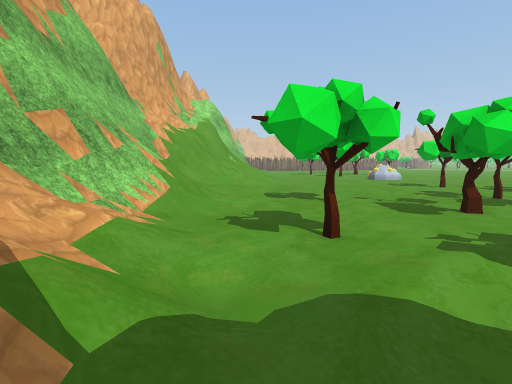
[1] (above)

24 first-person views from a walk through a scene from a Unity 3-D project. The camera is 1.5 m above the floor, tilts 6° down and sees 85° across. The floor is counted in squares, 2 m on a side. Each view is taken from the middle of a square. On the plan, view 1 faces up. The plan holds only what a view shows up to about 10 squares ahead; the rest is blank. The place goes on beyond the plan. The player character is not drawn. Some surface patterns are stand-ins.

[2]
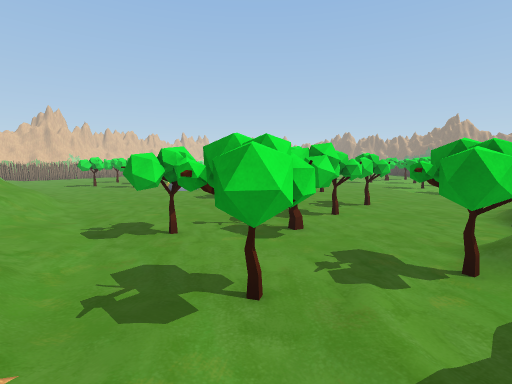

[3]
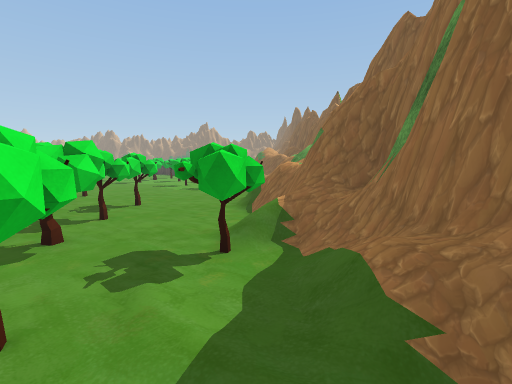

[4]
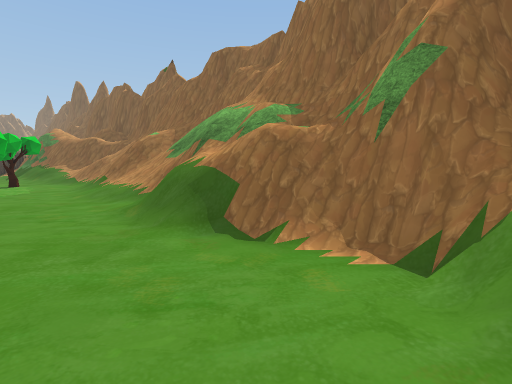

[5]
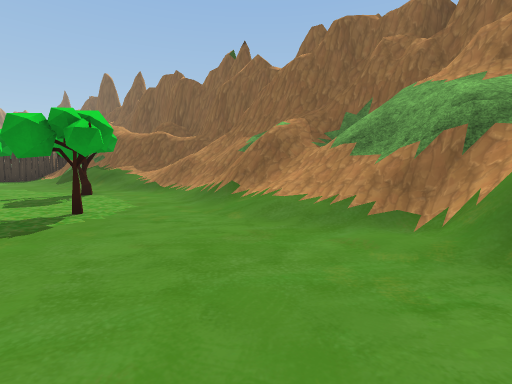

[6]
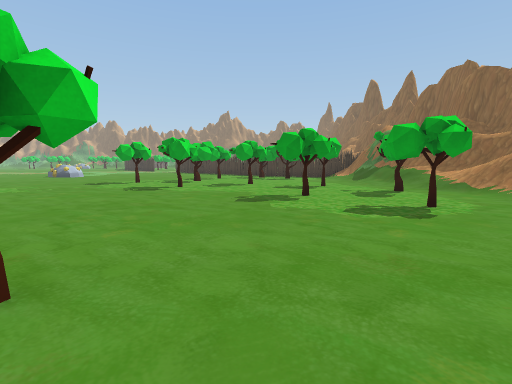

[7]
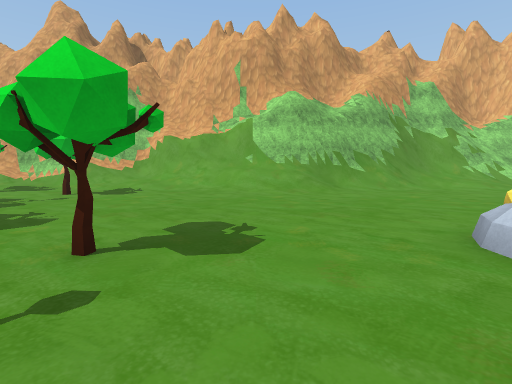

[8]
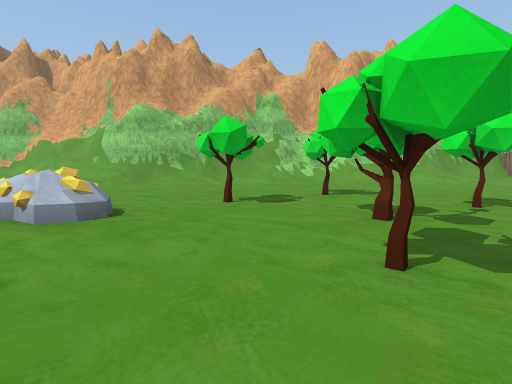

[9]
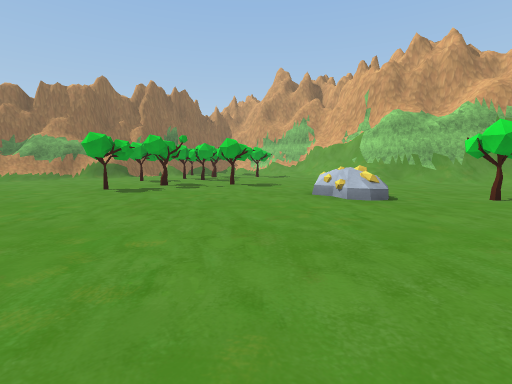

[10]
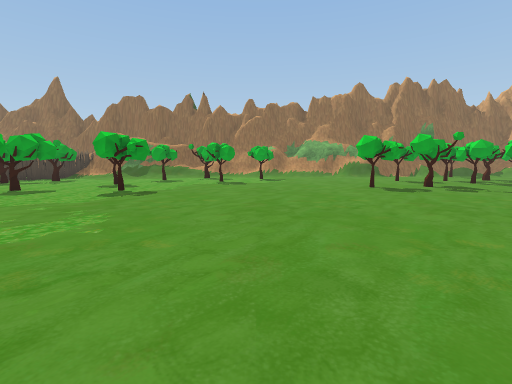

[11]
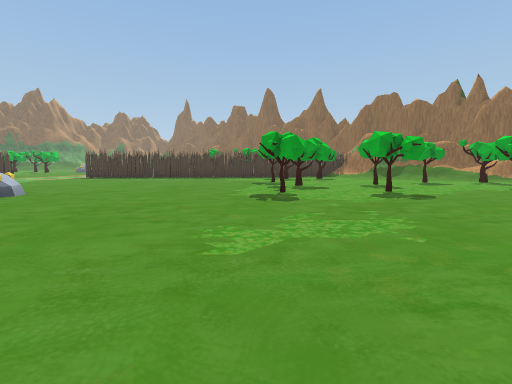

[12]
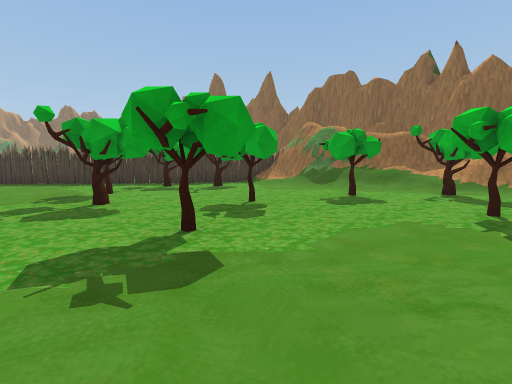

[13]
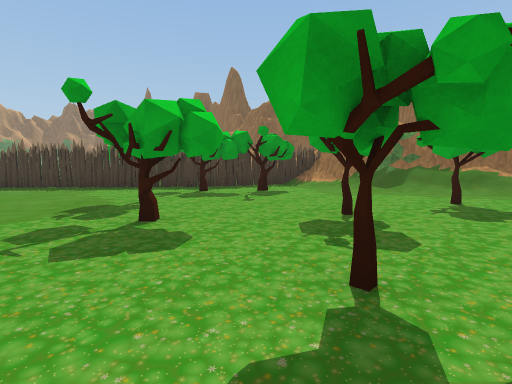

[14]
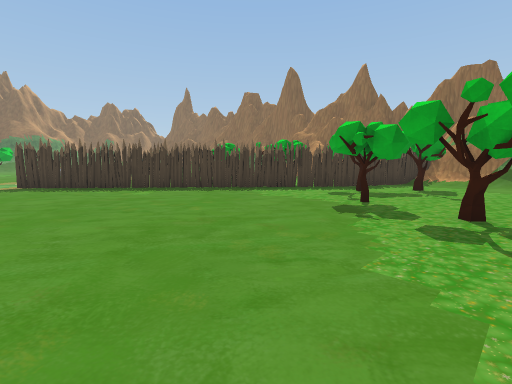

[15]
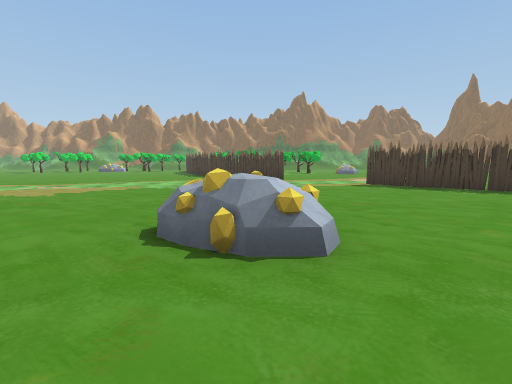

[16]
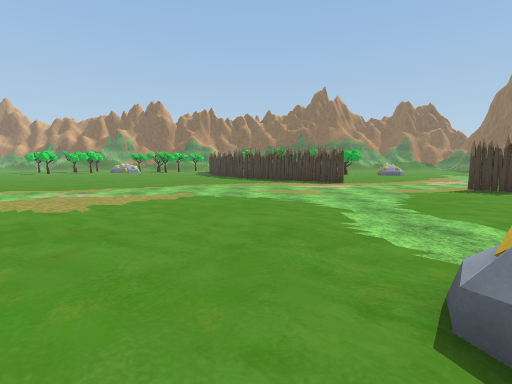

[17]
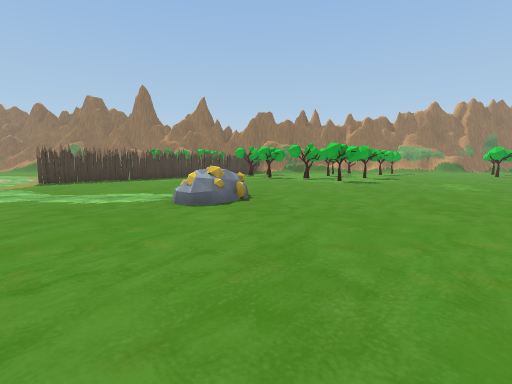

[18]
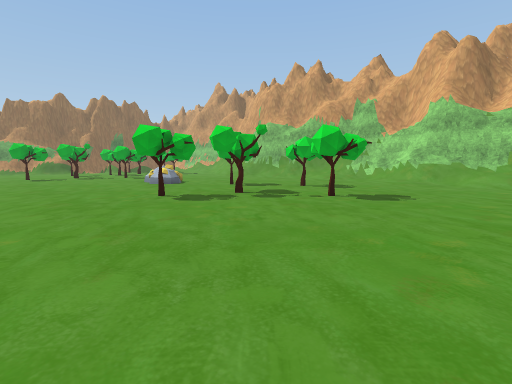

[19]
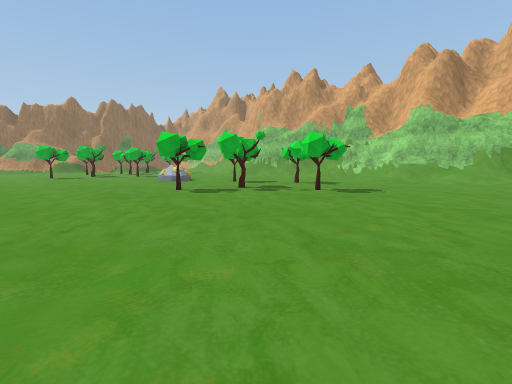

[20]
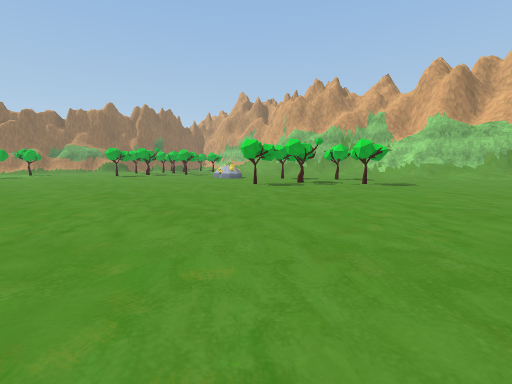

[21]
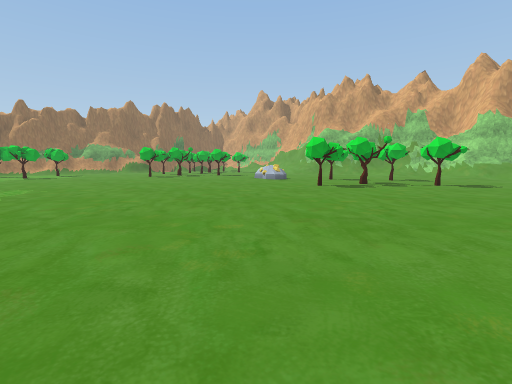

[22]
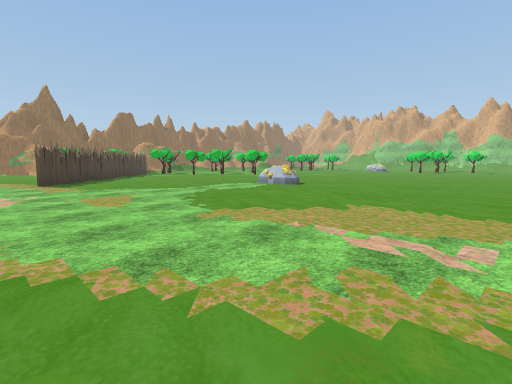

[23]
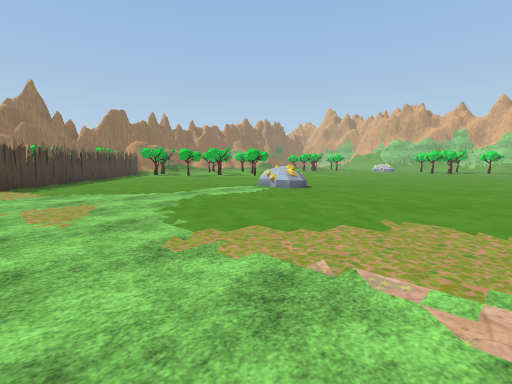

[24]
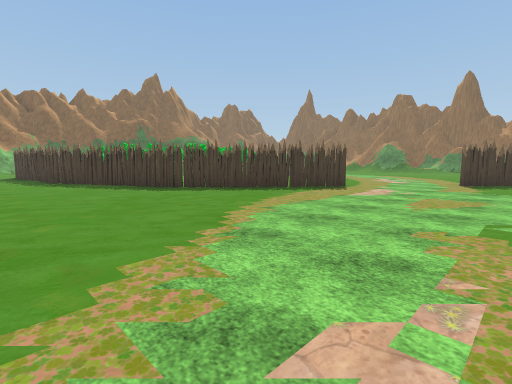

### Floor plan
Key: @ floor where view 1 was taken; # wall or solid block; . floor; / step, stairs or slope; = window, fence, low wall or low ledge; v drop or lower ground; T tree; O other object.
Columns run from 3 left of view 1 to 40 right of it. Each row starts with its distance up from view 1.
 24    /...............            .....
 23   #/...............     ..................
 22  ##/................ .......................
 21  #//......................................##
 20  # /....T........... ...................###
 19  # /................  ................ ##
 18  #=/..T..T.......... ................
 17  #//.......T..............O..........#
 16  #//......................O.........##
 15  ##/....T...........................#
 14  ##/.....O..........................
 13   #/.....O..........................
 12   #//....O......................#...
 11   #//................T.........##...
 10  ##//.........................##
  9  #//.....T................... #
  8  #//...............TT.T.T...
  7  #//......T.T...............#
  6  #//....T............T...T.##
  5  #/.T............T........##T
  4 ##=...T.T.T.........T...T.#
  3  #//T...........T........##
  2  #//./............T./////#
  1  #///.T=.=vv/////.///#####
  0    @//=##=//=//=////### #
 -1     ######/////////###
 -2         #######/#####
 -3             #####

Where each view was taken, in squares from view 1:
view 1: 0 up, 0 right, facing up
view 2: 1 up, 1 left, facing up-right
view 3: 1 up, 1 left, facing right
view 4: 3 up, 4 right, facing down-right
view 5: 4 up, 8 right, facing down-right
view 6: 6 up, 8 right, facing right
view 7: 10 up, 8 right, facing left
view 8: 16 up, 10 right, facing left
view 9: 16 up, 12 right, facing down-left
view 10: 16 up, 13 right, facing down
view 11: 16 up, 14 right, facing down-right
view 12: 10 up, 14 right, facing down-right
view 13: 10 up, 16 right, facing down-right
view 14: 13 up, 19 right, facing down-right
view 15: 16 up, 20 right, facing right
view 16: 18 up, 22 right, facing right
view 17: 22 up, 22 right, facing down
view 18: 23 up, 11 right, facing down-left
view 19: 24 up, 12 right, facing down-left
view 20: 24 up, 15 right, facing down-left
view 21: 22 up, 16 right, facing down-left
view 22: 23 up, 31 right, facing down-left
view 23: 22 up, 30 right, facing down-left
view 24: 23 up, 28 right, facing down-right
